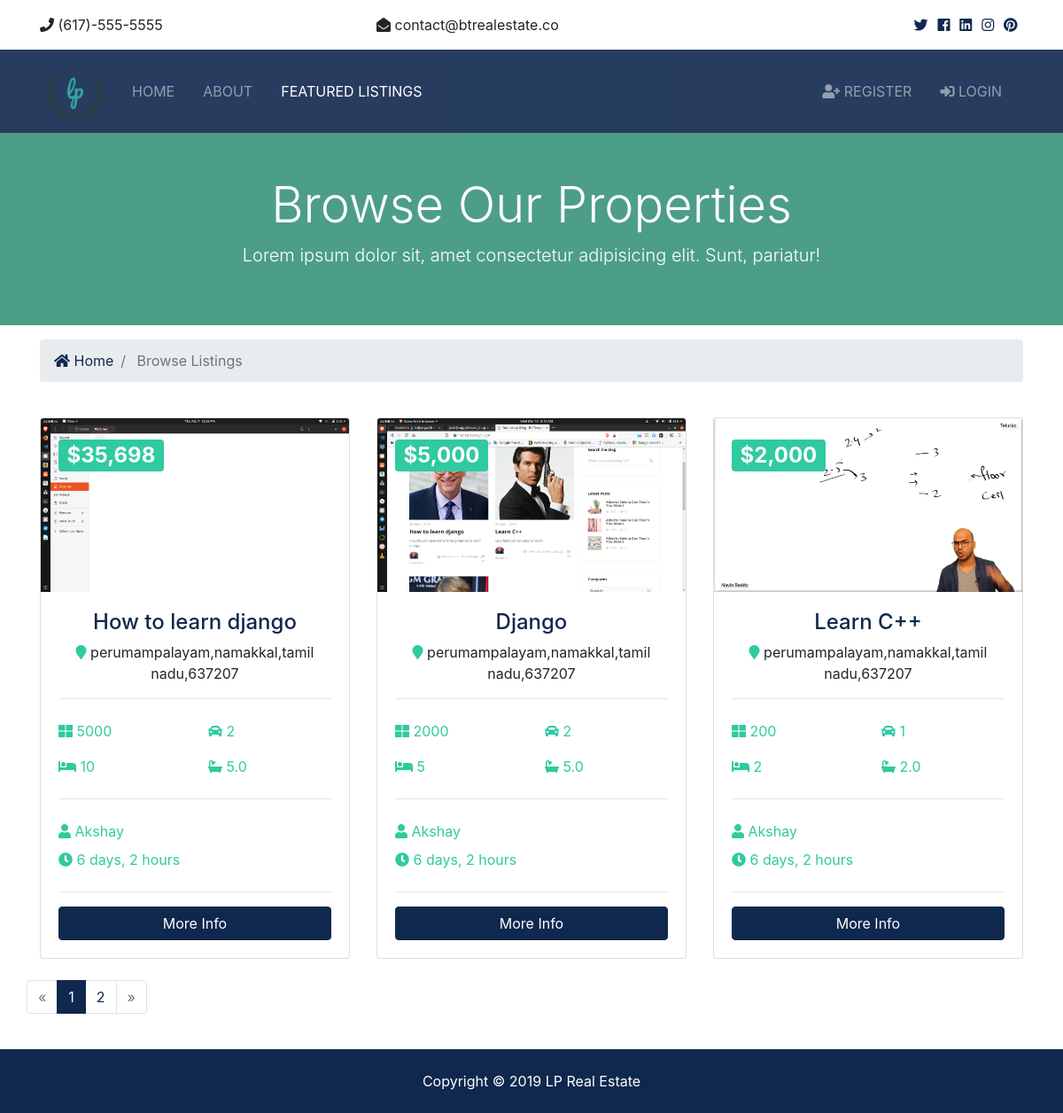
/listings/, run on the app's committed database.
### listings/models.py (models this page shows, shortened)
class Listing(models.Model):
  realtor = models.ForeignKey(Realtor, on_delete=models.DO_NOTHING)
  title = models.CharField(max_length=200)
  address = models.CharField(max_length=200)
  city = models.CharField(max_length=100)
  state = models.CharField(max_length=100)
  zipcode = models.CharField(max_length=20)
  description = models.TextField(blank=True)
  price = models.IntegerField()
  bedrooms = models.IntegerField()
  bathrooms = models.DecimalField(max_digits=2, decimal_places=1)
  garage = models.IntegerField(default=0)
  sqft = models.IntegerField()
  lot_size = models.DecimalField(max_digits=5, decimal_places=1)
  photo_main = models.ImageField(upload_to='photos/%Y/%m/%d/')
  photo_1 = models.ImageField(upload_to='photos/%Y/%m/%d/', blank=True)
  photo_2 = models.ImageField(upload_to='photos/%Y/%m/%d/', blank=True)
  photo_3 = models.ImageField(upload_to='photos/%Y/%m/%d/', blank=True)
  photo_4 = models.ImageField(upload_to='photos/%Y/%m/%d/', blank=True)
  photo_5 = models.ImageField(upload_to='photos/%Y/%m/%d/', blank=True)
  photo_6 = models.ImageField(upload_to='photos/%Y/%m/%d/', blank=True)
  is_published = models.BooleanField(default=True)
  list_date = models.DateTimeField(default=datetime.now, blank=True)

### realtors/models.py (models this page shows)
class Realtor(models.Model):
  name = models.CharField(max_length=200)
  photo = models.ImageField(upload_to='photos/%Y/%m/%d/')
  description = models.TextField(blank=True)
  phone = models.CharField(max_length=20)
  email = models.CharField(max_length=50)
  is_mvp = models.BooleanField(default=False)
  hire_date = models.DateTimeField(default=datetime.now, blank=True)
  def __str__(self):
    return self.name

### listings/views.py (the view)
# urls.py: path('',views.index, name = 'listing_home'),
def index(request):
    listing = Listing.objects.order_by('-list_date').filter(is_published=True)
    paginator = Paginator(listing,3)
    page = request.GET.get('page')
    paged_listings = paginator.get_page(page)
    context={
        'listings':paged_listings,
    }
    return render(request,'listings/multi_listing.html',context)

### templates/listings/multi_listing.html
{% extends "base.html" %}
{% load static %}
{% load humanize %}
{% block content %}
  <section id="showcase-inner" class="py-5 text-white">
    <div class="container">
      <div class="row text-center">
        <div class="col-md-12">
          <h1 class="display-4">Browse Our Properties</h1>
          <p class="lead">Lorem ipsum dolor sit, amet consectetur adipisicing elit. Sunt, pariatur!</p>
        </div>
      </div>
    </div>
  </section>
  <section id="bc" class="mt-3">
    <div class="container">
      <nav aria-label="breadcrumb">
        <ol class="breadcrumb">
          <li class="breadcrumb-item">
            <a href="{% url 'home' %}">
              <i class="fas fa-home"></i> Home</a>
          </li>
          <li class="breadcrumb-item active"> Browse Listings</li>
        </ol>
      </nav>
    </div>
  </section>
  <section id="listings" class="py-4">
    <div class="container">
      <div class="row">
      {% if listings %}
      {% for listing in listings %}
        <div class="col-md-6 col-lg-4 mb-4">
          <div class="card listing-preview">
            <img class="card-img-top" src="{{ listing.photo_main.url }}" alt="">
            <div class="card-img-overlay">
              <h2>
                <span class="badge badge-secondary text-white">${{ listing.price | intcomma }}</span>
              </h2>
            </div>
            <div class="card-body">
              <div class="listing-heading text-center">
                <h4 class="text-primary">{{ listing.title }}</h4>
                <p>
                  <i class="fas fa-map-marker text-secondary"></i> {{ listing.address }},{{ listing.city }},{{ listing.state }},{{ listing.zipcode }}</p>
              </div>
              <hr>
              <div class="row py-2 text-secondary">
                <div class="col-6">
                  <i class="fas fa-th-large"></i> {{ listing.sqft }}</div>
                <div class="col-6">
                  <i class="fas fa-car"></i> {{ listing.garage }}</div>
              </div>
              <div class="row py-2 text-secondary">
                <div class="col-6">
                  <i class="fas fa-bed"></i> {{ listing.bedrooms }}</div>
                <div class="col-6">
                  <i class="fas fa-bath"></i> {{ listing.bathrooms }}</div>
              </div>
              <hr>
              <div class="row py-2 text-secondary">
                <div class="col-12">
                  <i class="fas fa-user"></i> {{ listing.realtor }}</div>
              </div>
              <div class="row text-secondary pb-2">
                <div class="col-6">
                  <i class="fas fa-clock"></i> {{ listing.list_date | timesince }}</div>
              </div>
              <hr>
              <a href="{% url 'listing' listing.id %}" class="btn btn-primary btn-block">More Info</a>
            </div>
          </div>
        </div>
      {% endfor %}
      {% else %}
      <h4>List not available</h4>
      {% endif %}
      <div class="row">
        <div class="col-md-12">
        {% if listings.has_other_pages %}
          <ul class="pagination">
          {% if listings.has_previous_pages %}
            <li class="page-item">
              <a class="page-link" href="?page={{ listing.previous_page_number }}">&laquo;</a>
            </li>
          {% else %}
            <li class="page-item disabled">
              <a class="page-link">&laquo;</a>
            </li>
          {% endif %}
          {% for i in listings.paginator.page_range %}
          {% if listings.number == i %}
            <li class="page-item active">
              <a class='page-link'>{{i}}</a>
            </li>
          {% else %}
            <li class="page-item">
              <a  href="?page={{i}}" class='page-link'>{{i}}</a>
            </li>
          {% endif %}
          {% endfor %}
          {% if listings.has_next_pages %}
            <li class="page-item">
              <a class="page-link" href="?page={{ listing.next_page_number }}">&raquo;</a>
            </li>
          {% else %}
            <li class="page-item disabled">
              <a class="page-link">&raquo;</a>
            </li>
          {% endif %}
          </ul>
        {% endif %}
        </div>
      </div>
    </div>
  </section>
{% endblock content %}

### static/css/all.css (style rules this page uses)
.fa, .fas, .far, .fal, .fab { -moz-osx-font-smoothing: grayscale; -webkit-font-smoothing: antialiased; display: inline-block; font-style: normal; font-variant: normal; text-rendering: auto; line-height: 1; }
.fa-bath:before { content: "\f2cd"; }
.fa-bed:before { content: "\f236"; }
.fa-car:before { content: "\f1b9"; }
.fa-clock:before { content: "\f017"; }
.fa-home:before { content: "\f015"; }
.fa-map-marker:before { content: "\f041"; }
.fa-th-large:before { content: "\f009"; }
.fa-user:before { content: "\f007"; }
.fa, .fas { font-family: 'Font Awesome 5 Free'; font-weight: 900; }

### static/css/style.css (style rules this page uses)
img { width: 100%; }
#showcase-inner { background: url(../img/building.jpg) no-repeat top center fixed/cover; position: relative; overflow: hidden; min-height: 200px; }
#showcase-inner::before { content: ''; position: absolute; top: 0; left: 0; min-height: 100%; width: 100%; background: rgba(32, 134, 107, 0.8); }
.listing-preview a { position: relative; }

### data on the page
Listing: photo_main (picture), price "35,698", title "How to learn django", address "perumampalayam", city "namakkal", state "tamil nadu", zipcode "637207", sqft "5000", garage "2", bedrooms "10", bathrooms "5.0", realtor "Akshay", list_date "6 days, 2 hours"
Listing: photo_main (picture), price "5,000", title "Django", address "perumampalayam", city "namakkal", state "tamil nadu", zipcode "637207", sqft "2000", garage "2", bedrooms "5", bathrooms "5.0", realtor "Akshay", list_date "6 days, 2 hours"
Listing: photo_main (picture), price "2,000", title "Learn C++", address "perumampalayam", city "namakkal", state "tamil nadu", zipcode "637207", sqft "200", garage "1", bedrooms "2", bathrooms "2.0", realtor "Akshay", list_date "6 days, 2 hours"

### other printed values
{{ i }} "1"
{{ i }} "2"
